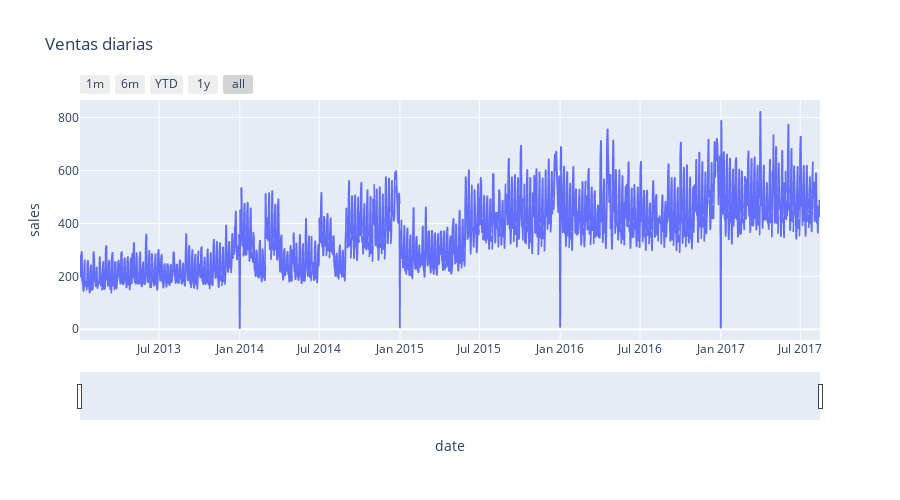

The code cell stored with this chart in its notebook:
### Markdown cell above
Podemos observar que tanto los datos en Train como Test se distribuyen de la siguiente manera : 
Tenemos 33 familias de productos , en 54 tiendas con un registro de ventas en 1684 dias (desde la fecha inicial hasta la fecha final del dataset ) , esto es 33*54*1684 = 3000888 registros .
Cada registro representa la venta de un producto (familia) en una tienda especifica (store_nbr) en un dia (date) , los datos estan entre 2013-2017

### Code cell
data = train_data.copy()
data = data.set_index("date").to_period('D')
data = data.groupby('date').agg({'sales':'mean'})
#Grafica interactiva 
data =data.iloc[1:, :].reset_index()
data['date']=data['date'].apply(lambda x: x.to_timestamp())
# data

fig = px.line(
    data_frame = data,
    x      = 'date',
    y      = 'sales', 
    title  = 'Ventas diarias',
    width  = 900,
    height = 500
)

fig.update_xaxes(
    rangeslider_visible=True,
    rangeselector=dict(
        buttons=list([
            dict(count=1, label="1m", step="month", stepmode="backward"),
            dict(count=6, label="6m", step="month", stepmode="backward"),
            dict(count=1, label="YTD", step="year", stepmode="todate"),
            dict(count=1, label="1y", step="year", stepmode="backward"),
            dict(step="all")
        ])
    )
)

fig.show()

### Figure 1 — Plotly figure (JSON) as saved in the notebook; plotly's stock layout.template omitted (floating-point values rounded to 4 significant figures; data arrays with more than 128 entries replaced by an {"elided": "..."} marker saying what was removed)
{"data": [{"hovertemplate": "date=%{x}<br>sales=%{y}<extra></extra>", "legendgroup": "", "line": {"color": "#636efa", "dash": "solid"}, "mode": "lines", "name": "", "showlegend": false, "type": "scattergl", "x": {"elided": "1683 str values"}, "xaxis": "x", "y": {"elided": "1683 float values"}, "yaxis": "y"}], "layout": {"height": 500, "legend": {"tracegroupgap": 0}, "title": {"text": "Ventas diarias"}, "width": 900, "xaxis": {"anchor": "y", "domain": [0, 1], "rangeselector": {"buttons": [{"count": 1, "label": "1m", "step": "month", "stepmode": "backward"}, {"count": 6, "label": "6m", "step": "month", "stepmode": "backward"}, {"count": 1, "label": "YTD", "step": "year", "stepmode": "todate"}, {"count": 1, "label": "1y", "step": "year", "stepmode": "backward"}, {"step": "all"}]}, "rangeslider": {"visible": true}, "title": {"text": "date"}}, "yaxis": {"anchor": "x", "domain": [0, 1], "title": {"text": "sales"}}}}
